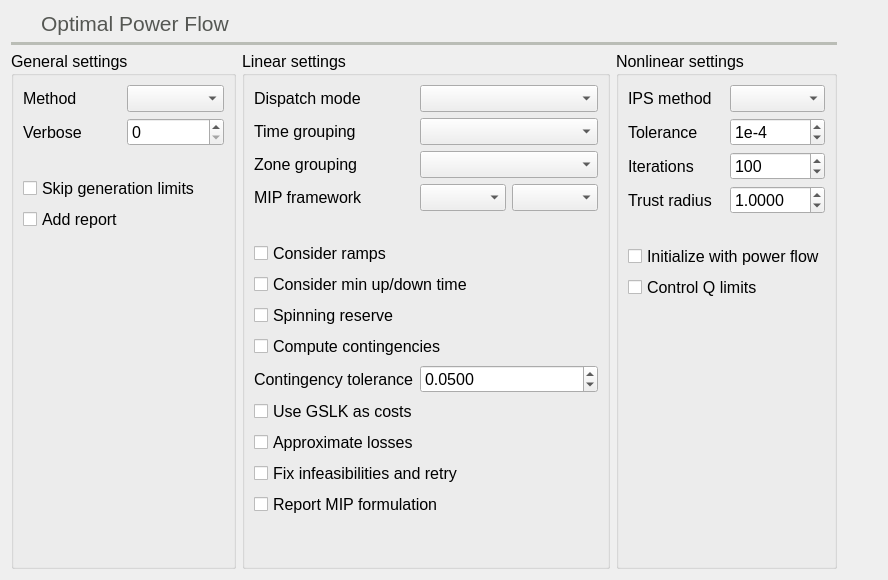
          <widget class="QWidget" name="opf_tab">
           <property name="toolTip">
            <string>Optimal power flow settings</string>
           </property>
           <attribute name="icon">
            <iconset resource="../Icons/icons.qrc">
             <normaloff>:/Icons/icons/dcopf.png</normaloff>:/Icons/icons/dcopf.png</iconset>
           </attribute>
           <attribute name="title">
            <string>Opf</string>
           </attribute>
           <attribute name="toolTip">
            <string>Optimal power flow settings</string>
           </attribute>
           <layout class="QGridLayout" name="gridLayout_10">
            <item row="3" column="3">
             <widget class="QGroupBox" name="groupBox">
              <property name="font">
               <font>
                <pointsize>12</pointsize>
                <bold>false</bold>
               </font>
              </property>
              <property name="title">
               <string>Linear settings</string>
              </property>
              <layout class="QGridLayout" name="gridLayout_18">
               <item row="3" column="1" colspan="2">
                <widget class="QComboBox" name="opf_time_grouping_comboBox">
                 <property name="font">
                  <font>
                   <pointsize>12</pointsize>
                   <bold>false</bold>
                  </font>
                 </property>
                 <property name="toolTip">
                  <string>&lt;html&gt;&lt;head/&gt;&lt;body&gt;&lt;p&gt;Choose the time grouping to possibly shorten the solution time.&lt;/p&gt;&lt;p&gt;This splits the time series by week, month, etc. and the subproblems are solved sequentially.&lt;/p&gt;&lt;/body&gt;&lt;/html&gt;</string>
                 </property>
                </widget>
               </item>
               <item row="10" column="0" colspan="3">
                <widget class="QCheckBox" name="opfSpinningReserveCheckBox">
                 <property name="font">
                  <font>
                   <pointsize>12</pointsize>
                   <bold>false</bold>
                  </font>
                 </property>
                 <property name="toolTip">
                  <string>Consider per-area generation spinning reserve</string>
                 </property>
                 <property name="text">
                  <string>Spinning reserve</string>
                 </property>
                </widget>
               </item>
               <item row="13" column="0" colspan="3">
                <widget class="QCheckBox" name="useGslkAsCostsOpfCheckBox">
                 <property name="font">
                  <font>
                   <pointsize>12</pointsize>
                   <bold>false</bold>
                  </font>
                 </property>
                 <property name="toolTip">
                  <string>Instead of using the generation, loads cost for dispatching, use the GLSK (Generation, Load Shift Keys)</string>
                 </property>
                 <property name="text">
                  <string>Use GSLK as costs</string>
                 </property>
                </widget>
               </item>
               <item row="5" column="0">
                <widget class="QLabel" name="label_15">
                 <property name="font">
                  <font>
                   <pointsize>12</pointsize>
                   <bold>false</bold>
                  </font>
                 </property>
                 <property name="text">
                  <string>MIP framework</string>
                 </property>
                </widget>
               </item>
               <item row="4" column="1" colspan="2">
                <widget class="QComboBox" name="opfZonalGroupByComboBox">
                 <property name="font">
                  <font>
                   <pointsize>12</pointsize>
                   <bold>false</bold>
                  </font>
                 </property>
                 <property name="toolTip">
                  <string>&lt;html&gt;&lt;head/&gt;&lt;body&gt;&lt;p&gt;Choose the zonal grouping.&lt;br/&gt;When All (Copper plate) is selected, the branch restrictions are ignored&lt;/p&gt;&lt;/body&gt;&lt;/html&gt;</string>
                 </property>
                </widget>
               </item>
               <item row="5" column="1">
                <widget class="QComboBox" name="mip_framework_comboBox">
                 <property name="font">
                  <font>
                   <pointsize>12</pointsize>
                   <bold>false</bold>
                  </font>
                 </property>
                 <property name="toolTip">
                  <string>Choose the external mixed integer framework</string>
                 </property>
                </widget>
               </item>
               <item row="3" column="0">
                <widget class="QLabel" name="label_4">
                 <property name="font">
                  <font>
                   <pointsize>12</pointsize>
                   <bold>false</bold>
                  </font>
                 </property>
                 <property name="text">
                  <string>Time grouping</string>
                 </property>
                </widget>
               </item>
               <item row="7" column="0" colspan="2">
                <widget class="QLabel" name="label_132">
                 <property name="text">
                  <string/>
                 </property>
                </widget>
               </item>
               <item row="19" column="0">
                <spacer name="verticalSpacer_18">
                 <property name="orientation">
                  <enum>Qt::Orientation::Vertical</enum>
                 </property>
                 <property name="sizeHint" stdset="0">
                  <size>
                   <width>20</width>
                   <height>40</height>
                  </size>
                 </property>
                </spacer>
               </item>
               <item row="9" column="0" colspan="3">
                <widget class="QCheckBox" name="opfConsiderUpDownTimeCheckBox">
                 <property name="font">
                  <font>
                   <pointsize>12</pointsize>
                   <bold>false</bold>
                  </font>
                 </property>
                 <property name="toolTip">
                  <string>Consider generation minimum up/down time</string>
                 </property>
                 <property name="text">
                  <string>Consider min up/down time</string>
                 </property>
                </widget>
               </item>
               <item row="14" column="0" colspan="3">
                <widget class="QCheckBox" name="approximateLossesOpfCheckBox">
                 <property name="font">
                  <font>
                   <pointsize>12</pointsize>
                   <bold>false</bold>
                  </font>
                 </property>
                 <property name="toolTip">
                  <string>When checked, the branch losses will be aproximated by a factor r * rate / (V^2)</string>
                 </property>
                 <property name="text">
                  <string>Approximate losses</string>
                 </property>
                </widget>
               </item>
               <item row="0" column="1" colspan="2">
                <widget class="QComboBox" name="opfDispatchModeComboBox">
                 <property name="font">
                  <font>
                   <pointsize>12</pointsize>
                   <bold>false</bold>
                  </font>
                 </property>
                 <property name="toolTip">
                  <string>&lt;html&gt;&lt;head/&gt;&lt;body&gt;&lt;p&gt;Select how the generation dispatch should behave&lt;/p&gt;&lt;/body&gt;&lt;/html&gt;</string>
                 </property>
                </widget>
               </item>
               <item row="12" column="0">
                <widget class="QLabel" name="label_104">
                 <property name="font">
                  <font>
                   <pointsize>12</pointsize>
                   <bold>false</bold>
                  </font>
                 </property>
                 <property name="text">
                  <string>Contingency tolerance</string>
                 </property>
                </widget>
               </item>
               <item row="12" column="1" colspan="2">
                <widget class="QDoubleSpinBox" name="opfContingencyToleranceSpinBox">
                 <property name="font">
                  <font>
                   <pointsize>12</pointsize>
                   <bold>false</bold>
                  </font>
                 </property>
                 <property name="toolTip">
                  <string>LODF matrix tolerance choosing contingencies</string>
                 </property>
                 <property name="decimals">
                  <number>4</number>
                 </property>
                 <property name="singleStep">
                  <double>0.010000000000000</double>
                 </property>
                 <property name="value">
                  <double>0.050000000000000</double>
                 </property>
                </widget>
               </item>
               <item row="11" column="0" colspan="3">
                <widget class="QCheckBox" name="considerContingenciesOpfCheckBox">
                 <property name="font">
                  <font>
                   <pointsize>12</pointsize>
                   <bold>false</bold>
                  </font>
                 </property>
                 <property name="toolTip">
                  <string>Consider the contingencies when dispatching</string>
                 </property>
                 <property name="text">
                  <string>Compute contingencies</string>
                 </property>
                </widget>
               </item>
               <item row="18" column="0" colspan="3">
                <widget class="QCheckBox" name="save_mip_checkBox">
                 <property name="font">
                  <font>
                   <pointsize>12</pointsize>
                   <bold>false</bold>
                  </font>
                 </property>
                 <property name="toolTip">
                  <string>&lt;html&gt;&lt;head/&gt;&lt;body&gt;&lt;p&gt;The program will save the MIP formulation and be displayed in the text tab of the results&lt;/p&gt;&lt;/body&gt;&lt;/html&gt;</string>
                 </property>
                 <property name="text">
                  <string>Report MIP formulation</string>
                 </property>
                </widget>
               </item>
               <item row="15" column="0" colspan="3">
                <widget class="QCheckBox" name="fixOpfCheckBox">
                 <property name="font">
                  <font>
                   <pointsize>12</pointsize>
                   <bold>false</bold>
                  </font>
                 </property>
                 <property name="toolTip">
                  <string>Fix infeasible problems and rey with the relaxed problem. Applies to OPF and NTC</string>
                 </property>
                 <property name="text">
                  <string>Fix infeasibilities and retry</string>
                 </property>
                </widget>
               </item>
               <item row="8" column="0" colspan="3">
                <widget class="QCheckBox" name="opfConsiderRampsCheckBox">
                 <property name="font">
                  <font>
                   <pointsize>12</pointsize>
                   <bold>false</bold>
                  </font>
                 </property>
                 <property name="toolTip">
                  <string>Consider generation ramps</string>
                 </property>
                 <property name="text">
                  <string>Consider ramps</string>
                 </property>
                </widget>
               </item>
               <item row="0" column="0">
                <widget class="QLabel" name="label_9">
                 <property name="font">
                  <font>
                   <pointsize>12</pointsize>
                   <bold>false</bold>
                  </font>
                 </property>
                 <property name="text">
                  <string>Dispatch mode</string>
                 </property>
                </widget>
               </item>
               <item row="5" column="2">
                <widget class="QComboBox" name="mip_solver_comboBox">
                 <property name="font">
                  <font>
                   <pointsize>12</pointsize>
                   <bold>false</bold>
                  </font>
                 </property>
                 <property name="toolTip">
                  <string>Choose the external mixed integer programming solver</string>
                 </property>
                </widget>
               </item>
               <item row="4" column="0">
                <widget class="QLabel" name="label_103">
                 <property name="font">
                  <font>
                   <pointsize>12</pointsize>
                   <bold>false</bold>
                  </font>
                 </property>
                 <property name="text">
                  <string>Zone grouping</string>
                 </property>
                </widget>
               </item>
              </layout>
             </widget>
            </item>
            <item row="3" column="4">
             <widget class="QGroupBox" name="groupBox_3">
              <property name="font">
               <font>
                <pointsize>12</pointsize>
                <bold>false</bold>
               </font>
              </property>
              <property name="title">
               <string>Nonlinear settings</string>
              </property>
              <layout class="QGridLayout" name="gridLayout_27">
               <item row="8" column="0">
                <spacer name="verticalSpacer_21">
                 <property name="orientation">
                  <enum>Qt::Orientation::Vertical</enum>
                 </property>
                 <property name="sizeHint" stdset="0">
                  <size>
                   <width>20</width>
                   <height>40</height>
                  </size>
                 </property>
                </spacer>
               </item>
               <item row="2" column="0">
                <widget class="QLabel" name="label_129">
                 <property name="font">
                  <font>
                   <pointsize>12</pointsize>
                   <bold>false</bold>
                  </font>
                 </property>
                 <property name="toolTip">
                  <string>Interior point solver maximum number of iterations</string>
                 </property>
                 <property name="text">
                  <string>Iterations</string>
                 </property>
                </widget>
               </item>
               <item row="6" column="0" colspan="2">
                <widget class="QCheckBox" name="ips_initialize_with_pf_checkBox">
                 <property name="font">
                  <font>
                   <pointsize>12</pointsize>
                   <bold>false</bold>
                  </font>
                 </property>
                 <property name="toolTip">
                  <string>Initialize the interior point OPF with the power flow solution</string>
                 </property>
                 <property name="text">
                  <string>Initialize with power flow</string>
                 </property>
                </widget>
               </item>
               <item row="0" column="1">
                <widget class="QComboBox" name="ips_method_comboBox">
                 <property name="font">
                  <font>
                   <pointsize>12</pointsize>
                   <bold>false</bold>
                  </font>
                 </property>
                </widget>
               </item>
               <item row="2" column="1">
                <widget class="QSpinBox" name="ips_iterations_spinBox">
                 <property name="font">
                  <font>
                   <pointsize>12</pointsize>
                   <bold>false</bold>
                  </font>
                 </property>
                 <property name="toolTip">
                  <string>Number of iterations of the method</string>
                 </property>
                 <property name="minimum">
                  <number>1</number>
                 </property>
                 <property name="maximum">
                  <number>9999999</number>
                 </property>
                 <property name="value">
                  <number>100</number>
                 </property>
                </widget>
               </item>
               <item row="5" column="0">
                <widget class="QLabel" name="label_130">
                 <property name="text">
                  <string/>
                 </property>
                </widget>
               </item>
               <item row="1" column="0">
                <widget class="QLabel" name="label_126">
                 <property name="font">
                  <font>
                   <pointsize>12</pointsize>
                   <bold>false</bold>
                  </font>
                 </property>
                 <property name="toolTip">
                  <string>Interior point solver tolerance</string>
                 </property>
                 <property name="text">
                  <string>Tolerance</string>
                 </property>
                </widget>
               </item>
               <item row="1" column="1">
                <widget class="QSpinBox" name="ips_tolerance_spinBox">
                 <property name="font">
                  <font>
                   <pointsize>12</pointsize>
                   <bold>false</bold>
                  </font>
                 </property>
                 <property name="toolTip">
                  <string>&lt;html&gt;&lt;head/&gt;&lt;body&gt;&lt;p&gt;Error tolerance of the method&lt;/p&gt;&lt;/body&gt;&lt;/html&gt;</string>
                 </property>
                 <property name="prefix">
                  <string>1e-</string>
                 </property>
                 <property name="minimum">
                  <number>1</number>
                 </property>
                 <property name="maximum">
                  <number>15</number>
                 </property>
                 <property name="value">
                  <number>4</number>
                 </property>
                </widget>
               </item>
               <item row="0" column="0">
                <widget class="QLabel" name="label_125">
                 <property name="font">
                  <font>
                   <pointsize>12</pointsize>
                   <bold>false</bold>
                  </font>
                 </property>
                 <property name="toolTip">
                  <string>Interior point solver method</string>
                 </property>
                 <property name="text">
                  <string>IPS method</string>
                 </property>
                </widget>
               </item>
               <item row="3" column="1">
                <widget class="QDoubleSpinBox" name="ips_trust_radius_doubleSpinBox">
                 <property name="font">
                  <font>
                   <pointsize>12</pointsize>
                   <bold>false</bold>
                  </font>
                 </property>
                 <property name="toolTip">
                  <string>&lt;html&gt;&lt;head/&gt;&lt;body&gt;&lt;p&gt;Factor that multiplies each increment solution. &lt;/p&gt;&lt;p&gt;In practice this is used to slow down troublesome solutions.&lt;/p&gt;&lt;/body&gt;&lt;/html&gt;</string>
                 </property>
                 <property name="decimals">
                  <number>4</number>
                 </property>
                 <property name="singleStep">
                  <double>0.100000000000000</double>
                 </property>
                 <property name="value">
                  <double>1.000000000000000</double>
                 </property>
                </widget>
               </item>
               <item row="3" column="0">
                <widget class="QLabel" name="label_127">
                 <property name="font">
                  <font>
                   <pointsize>12</pointsize>
                   <bold>false</bold>
                  </font>
                 </property>
                 <property name="toolTip">
                  <string>Interior point trust radius</string>
                 </property>
                 <property name="text">
                  <string>Trust radius</string>
                 </property>
                </widget>
               </item>
               <item row="7" column="0" colspan="2">
                <widget class="QCheckBox" name="ips_control_Qlimits_checkBox">
                 <property name="font">
                  <font>
                   <pointsize>12</pointsize>
                   <bold>false</bold>
                  </font>
                 </property>
                 <property name="toolTip">
                  <string>General switch for reactive power limits control in the nonlinear optimal power flow</string>
                 </property>
                 <property name="text">
                  <string>Control Q limits</string>
                 </property>
                </widget>
               </item>
              </layout>
             </widget>
            </item>
            <item row="3" column="0" colspan="3">
             <widget class="QGroupBox" name="groupBox_2">
              <property name="font">
               <font>
                <pointsize>12</pointsize>
                <bold>false</bold>
               </font>
              </property>
              <property name="title">
               <string>General settings</string>
              </property>
              <layout class="QGridLayout" name="gridLayout_26">
               <item row="1" column="1">
                <widget class="QSpinBox" name="ips_verbose_spinBox">
                 <property name="font">
                  <font>
                   <pointsize>12</pointsize>
                   <bold>false</bold>
                  </font>
                 </property>
                 <property name="toolTip">
                  <string>Verbosity level</string>
                 </property>
                </widget>
               </item>
               <item row="3" column="0" colspan="2">
                <widget class="QCheckBox" name="skipOpfGenerationLimitsCheckBox">
                 <property name="font">
                  <font>
                   <pointsize>12</pointsize>
                   <bold>false</bold>
                  </font>
                 </property>
                 <property name="text">
                  <string>Skip generation limits</string>
                 </property>
                </widget>
               </item>
               <item row="1" column="0">
                <widget class="QLabel" name="label_128">
                 <property name="font">
                  <font>
                   <pointsize>12</pointsize>
                   <bold>false</bold>
                  </font>
                 </property>
                 <property name="text">
                  <string>Verbose</string>
                 </property>
                </widget>
               </item>
               <item row="2" column="0">
                <widget class="QLabel" name="label_133">
                 <property name="text">
                  <string/>
                 </property>
                </widget>
               </item>
               <item row="0" column="1">
                <widget class="QComboBox" name="lpf_solver_comboBox">
                 <property name="font">
                  <font>
                   <pointsize>12</pointsize>
                   <bold>false</bold>
                  </font>
                 </property>
                 <property name="toolTip">
                  <string>Choose the optimal power flow method</string>
                 </property>
                </widget>
               </item>
               <item row="0" column="0">
                <widget class="QLabel" name="label_42">
                 <property name="font">
                  <font>
                   <pointsize>12</pointsize>
                   <bold>false</bold>
                  </font>
                 </property>
                 <property name="text">
                  <string>Method</string>
                 </property>
                </widget>
               </item>
               <item row="5" column="0" colspan="2">
                <widget class="QCheckBox" name="addOptimalPowerFlowReportCheckBox">
                 <property name="font">
                  <font>
                   <pointsize>12</pointsize>
                   <bold>false</bold>
                  </font>
                 </property>
                 <property name="toolTip">
                  <string>Add a results report in the logs</string>
                 </property>
                 <property name="text">
                  <string>Add report</string>
                 </property>
                </widget>
               </item>
               <item row="6" column="0">
                <spacer name="verticalSpacer_5">
                 <property name="orientation">
                  <enum>Qt::Orientation::Vertical</enum>
                 </property>
                 <property name="sizeHint" stdset="0">
                  <size>
                   <width>20</width>
                   <height>40</height>
                  </size>
                 </property>
                </spacer>
               </item>
              </layout>
             </widget>
            </item>
            <item row="2" column="0" colspan="5">
             <widget class="Line" name="line_16">
              <property name="palette">
               <palette>
                <active>
                 <colorrole role="WindowText">
                  <brush brushstyle="SolidPattern">
                   <color alpha="255">
                    <red>186</red>
                    <green>189</green>
                    <blue>182</blue>
                   </color>
                  </brush>
                 </colorrole>
                </active>
                <inactive>
                 <colorrole role="WindowText">
                  <brush brushstyle="SolidPattern">
                   <color alpha="255">
                    <red>186</red>
                    <green>189</green>
                    <blue>182</blue>
                   </color>
                  </brush>
                 </colorrole>
                </inactive>
                <disabled>
                 <colorrole role="WindowText">
                  <brush brushstyle="SolidPattern">
                   <color alpha="255">
                    <red>190</red>
                    <green>190</green>
                    <blue>190</blue>
                   </color>
                  </brush>
                 </colorrole>
                </disabled>
               </palette>
              </property>
              <property name="frameShadow">
               <enum>QFrame::Shadow::Plain</enum>
              </property>
              <property name="lineWidth">
               <number>4</number>
              </property>
              <property name="orientation">
               <enum>Qt::Orientation::Horizontal</enum>
              </property>
             </widget>
            </item>
            <item row="0" column="0">
             <widget class="QLabel" name="label_72">
              <property name="minimumSize">
               <size>
                <width>24</width>
                <height>24</height>
               </size>
              </property>
              <property name="maximumSize">
               <size>
                <width>24</width>
                <height>24</height>
               </size>
              </property>
              <property name="text">
               <string/>
              </property>
              <property name="pixmap">
               <pixmap resource="../Icons/icons.qrc">:/Icons/icons/dcopf.png</pixmap>
              </property>
              <property name="scaledContents">
               <bool>true</bool>
              </property>
             </widget>
            </item>
            <item row="3" column="5">
             <spacer name="horizontalSpacer_10">
              <property name="orientation">
               <enum>Qt::Orientation::Horizontal</enum>
              </property>
              <property name="sizeHint" stdset="0">
               <size>
                <width>40</width>
                <height>20</height>
               </size>
              </property>
             </spacer>
            </item>
            <item row="0" column="1">
             <widget class="QLabel" name="label_73">
              <property name="palette">
               <palette>
                <active>
                 <colorrole role="WindowText">
                  <brush brushstyle="SolidPattern">
                   <color alpha="255">
                    <red>85</red>
                    <green>87</green>
                    <blue>83</blue>
                   </color>
                  </brush>
                 </colorrole>
                </active>
                <inactive>
                 <colorrole role="WindowText">
                  <brush brushstyle="SolidPattern">
                   <color alpha="255">
                    <red>85</red>
                    <green>87</green>
                    <blue>83</blue>
                   </color>
                  </brush>
                 </colorrole>
                </inactive>
                <disabled>
                 <colorrole role="WindowText">
                  <brush brushstyle="SolidPattern">
                   <color alpha="255">
                    <red>190</red>
                    <green>190</green>
                    <blue>190</blue>
                   </color>
                  </brush>
                 </colorrole>
                </disabled>
               </palette>
              </property>
              <property name="font">
               <font>
                <pointsize>16</pointsize>
               </font>
              </property>
              <property name="text">
               <string>Optimal Power Flow</string>
              </property>
              <property name="alignment">
               <set>Qt::AlignmentFlag::AlignBottom|Qt::AlignmentFlag::AlignLeading|Qt::AlignmentFlag::AlignLeft</set>
              </property>
             </widget>
            </item>
           </layout>
          </widget>
